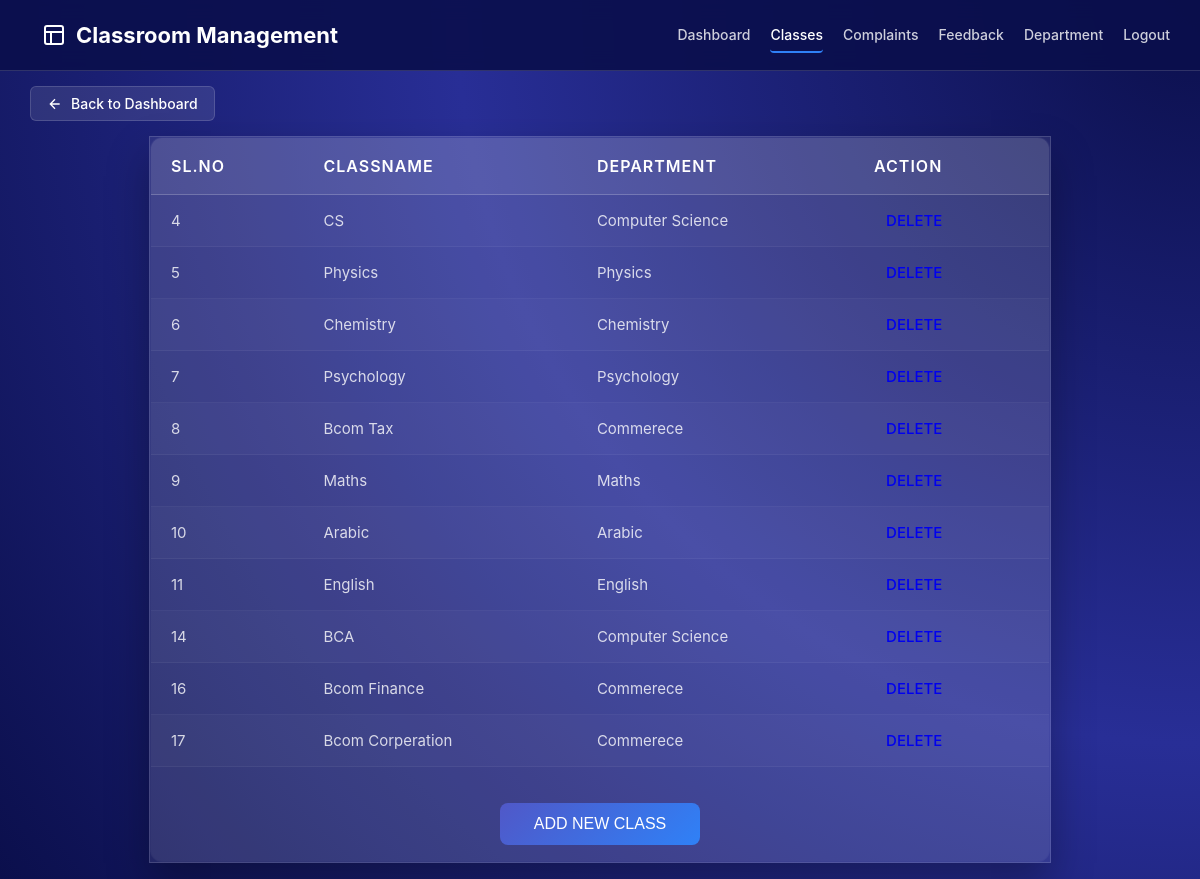
Page /manage_class on the earlier database version.
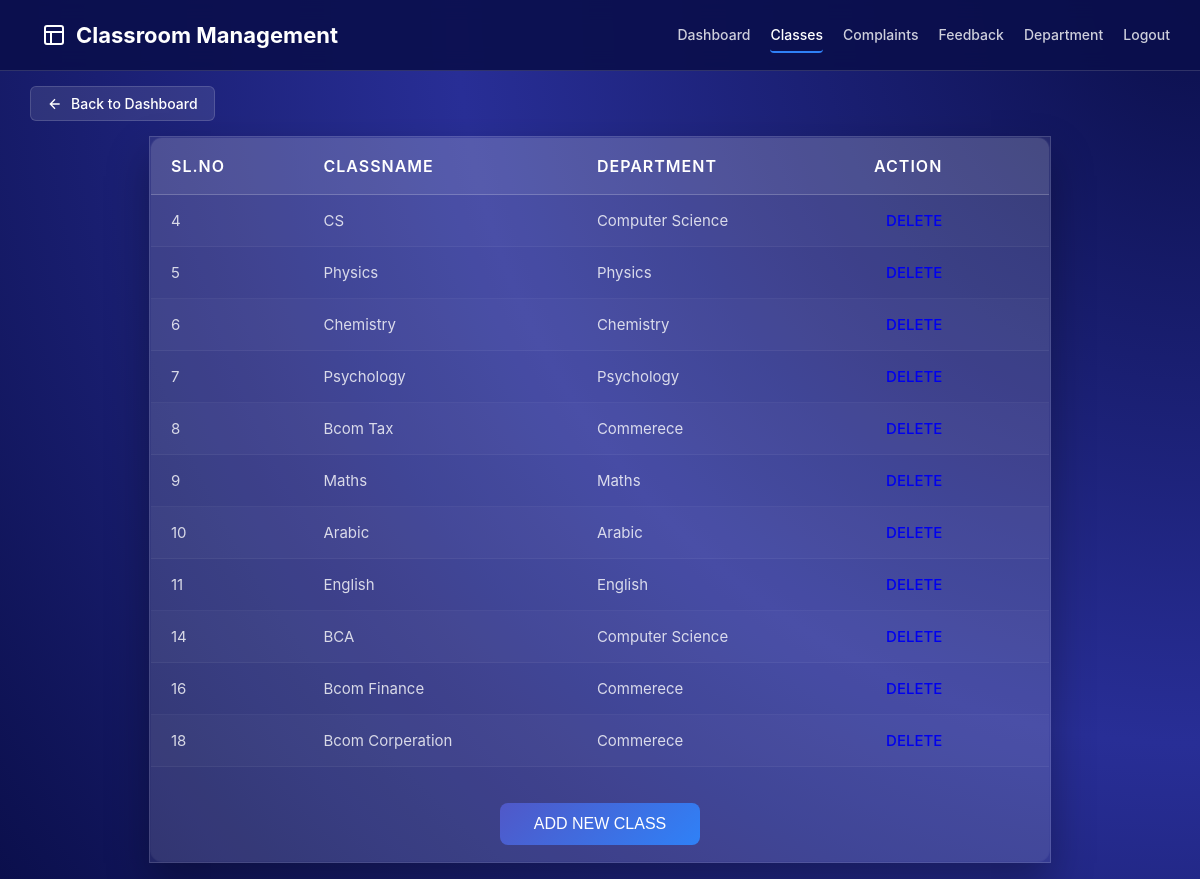
Same page on the later database version.
### mobilesilentapp/models.py (models this page shows)
class ClassTable(models.Model):
    ClassName = models.CharField(max_length=30, blank=True, null=True)
    department = models.ForeignKey(DepartmentTable, on_delete=models.CASCADE)
    sem = models.CharField(max_length=30, blank=True, null=True)
    created_at = models.DateField(auto_now_add=True)

class DepartmentTable(models.Model):
    department=models.CharField(max_length=30,null=True,blank=True)

### mobilesilentapp/views.py (the view)
# urls.py: path("manage_class",manage_class.as_view(), name="manage_class"),
class manage_class(View):
    def get(self,request):
        obj = ClassTable.objects.all()
        return render(request, "administration/manage_class.html", {'obj': obj})

### templates/administration/manage_class.html (shortened to what this page needs)
{% block body %}
<nav class="navbar">
    <a href="#" class="navbar-brand">
        <svg width="24" height="24" viewBox="0 0 24 24" fill="none" stroke="currentColor" stroke-width="2">
            <rect x="3" y="3" width="18" height="18" rx="2"/>
            <path d="M3 9h18M9 21V9"/>
        </svg>
        Classroom Management
    </a>
    <div class="nav-links">
        <a href="Admin_home" class="nav-link">Dashboard</a>
        <a href="#" class="nav-link active">Classes</a>
        <a href="Complaints" class="nav-link">Complaints</a>
        <a href="Feedback" class="nav-link">Feedback</a>
        <a href="/ManageDepartment" class="nav-link">Department</a>
        <a href="/" class="nav-link">Logout</a>
    </div>
</nav>
<div class="back-btn-container">
    <a href="Admin_home" class="back-btn">
        <svg width="16" height="16" viewBox="0 0 24 24" fill="none" stroke="currentColor" stroke-width="2">
            <path d="M19 12H5M12 19l-7-7 7-7"/>
        </svg>
        Back to Dashboard
    </a>
</div>
<div class="page-container">
    <form id="form1" name="form1" method="get" action="{% url 'add_class' %}#about">
        <table class="table table-hover">
            <thead>
                <tr>
                    <th>SL.NO</th>
                    <th>ClassName</th>
                    <th>Department</th>
                    <th>Action</th>
                </tr>
            </thead>
            <tbody>
                {% for i in obj %}
                <tr>
                    <td>{{ i.id }}</td>
                    <td>{{ i.ClassName }}</td>
                    <td>{{ i.department.department }}</td>
                    <td><a href="{% url 'delete_class' class_id=i.id %}#about">DELETE</a></td>
                </tr>
                {% endfor %}
                <tr>
                    <td colspan="4" style="text-align:center;">
                        <input type="submit" name="Submit" value="ADD NEW CLASS" />
                    </td>
                </tr>
            </tbody>
        </table>
    </form>
</div>
{% endblock %}

Differences in the rows shown:
removed ClassTable: id "17", ClassName "Bcom Corperation", department.department "Commerece"
added ClassTable: id "18", ClassName "Bcom Corperation", department.department "Commerece"
